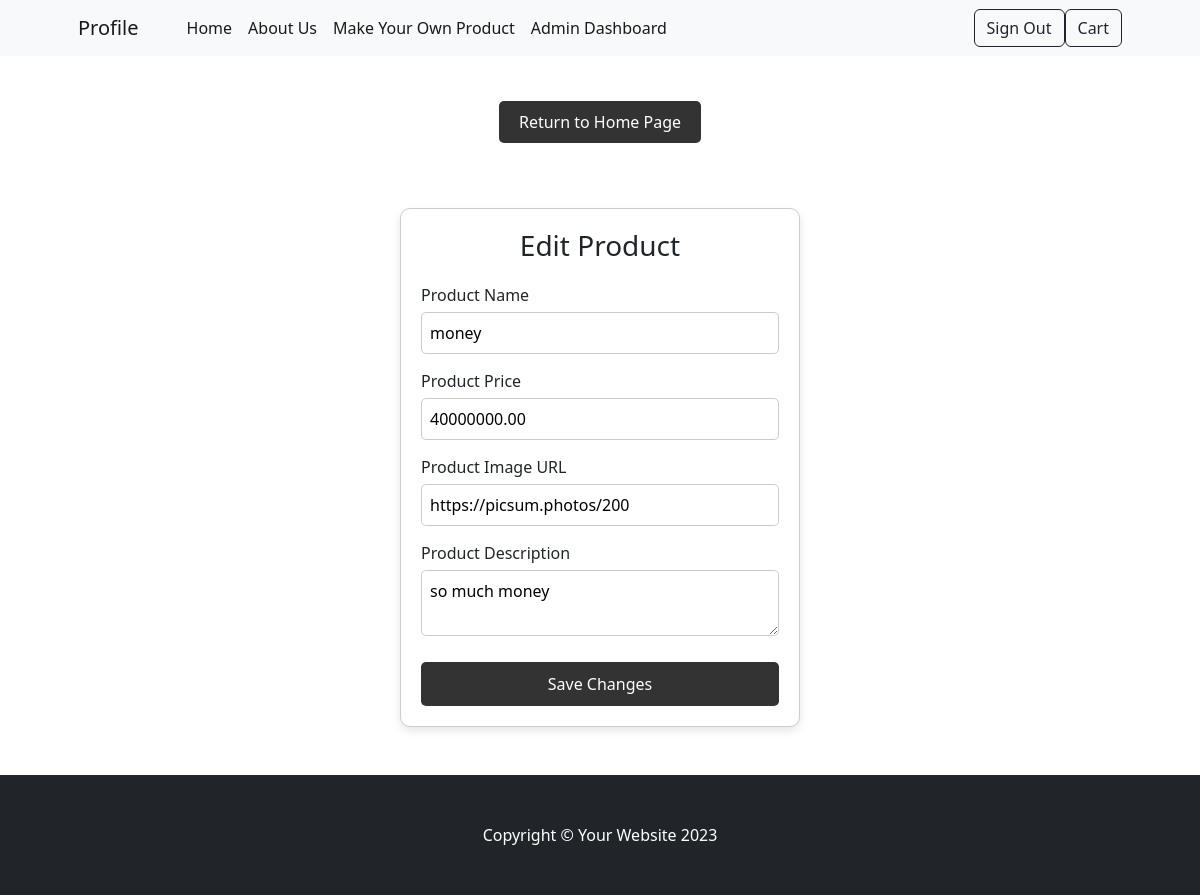
The page /app/Products/edit.php?id=3 (signed in) on the database its author committed.
### tables this page shows
CREATE TABLE `product` (
  `product_ID` int(10) UNSIGNED NOT NULL,
  `name` varchar(100) NOT NULL,
  `description` text DEFAULT NULL,
  `price` decimal(10,2) UNSIGNED NOT NULL,
  `created_by` int(10) UNSIGNED NOT NULL COMMENT 'linked to user id',
  `ImageURL` varchar(255) DEFAULT NULL
);

### app/Products/edit.php (the view, shortened to what this page needs)
<?php
require_once('../../lib/db.php');
$stmt = $pdo->prepare("SELECT * FROM product WHERE product_ID = ?");
$stmt->execute([$_GET['id']]);
$product = $stmt->fetch();
require_once("../../theme/header.php");
?>
    <br>
    <div style="text-align: center; margin-bottom: 20px; padding: 30px">
		<a href="index.php" style="padding: 10px 20px; background-color: #333; color: white; text-decoration: none; border-radius: 5px;">Return to Home Page</a>
	</div>
    <br>
    <form method="POST" style="max-width: 400px; margin: 0 auto; padding: 20px; border: 1px solid #ccc; border-radius: 10px; background-color: #fff; box-shadow: 0 4px 8px rgba(0, 0, 0, 0.1);">
        <h3 style="text-align: center; margin-bottom: 20px;">Edit Product</h3>
        <div style="margin-bottom: 15px;">
            <label for="product_name" style="display: block; margin-bottom: 5px;">Product Name</label>
            <input type="text" name="product_name" id="product_name" style="width: 100%; padding: 8px; border: 1px solid #ccc; border-radius: 5px;" value="<?= htmlspecialchars($product['name']) ?>" required />
        </div>
        <div style="margin-bottom: 15px;">
            <label for="product_price" style="display: block; margin-bottom: 5px;">Product Price</label>
            <input type="text" name="product_price" id="product_price" style="width: 100%; padding: 8px; border: 1px solid #ccc; border-radius: 5px;" value="<?= htmlspecialchars($product['price']) ?>" required/>
        </div>
        <div style="margin-bottom: 15px;">
            <label for="product_image" style="display: block; margin-bottom: 5px;">Product Image URL</label>
            <input type="text" name="product_image" id="product_image" style="width: 100%; padding: 8px; border: 1px solid #ccc; border-radius: 5px;" value="<?= htmlspecialchars($product['ImageURL']) ?>" required/>
        </div>
        <div style="margin-bottom: 20px;">
            <label for="product_description" style="display: block; margin-bottom: 5px;">Product Description</label>
            <textarea name="product_description" id="product_description" style="width: 100%; padding: 8px; border: 1px solid #ccc; border-radius: 5px;" required><?= htmlspecialchars(($product['description'])) ?></textarea>
        </div>
        <button type="submit" style="width: 100%; padding: 10px; background-color: #333; color: white; border: none; border-radius: 5px; cursor: pointer;">Save Changes</button>
    </form>
<?php
require_once("../../theme/footer.php");
?>

### rows shown on the page
product: product_name "money", product_price "40000000.00", product_image "https://picsum.photos/200", product_description "so much money"
